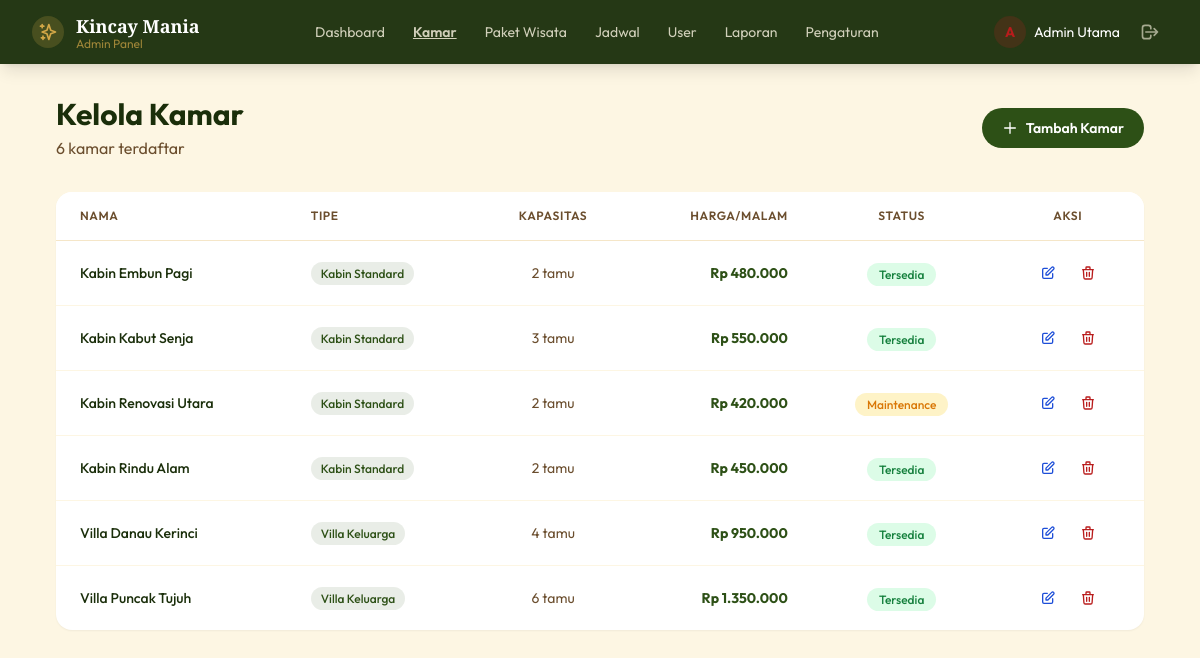
Page /admin/kelola_kamar.php (signed in) on the committed database.
### tables this page shows
CREATE TABLE kamar (
  id INT AUTO_INCREMENT PRIMARY KEY,
  nama VARCHAR(150) NOT NULL,
  tipe VARCHAR(100),
  kapasitas INT NOT NULL,
  harga_per_malam DECIMAL(12,2) NOT NULL,
  deskripsi TEXT,
  fasilitas TEXT NULL,
  foto VARCHAR(255),
  status_default ENUM('tersedia','maintenance','nonaktif') NOT NULL DEFAULT 'tersedia'
);

### config/database.php (called while the page is built, shortened)
<?php
function db(): PDO {
    static $pdo = null;
    if ($pdo === null) {
        $dsn = 'mysql:host=' . DB_HOST
             . ';dbname=' . DB_NAME
             . ';charset=' . DB_CHARSET;
        $options = [
            PDO::ATTR_ERRMODE            => PDO::ERRMODE_EXCEPTION,
            PDO::ATTR_DEFAULT_FETCH_MODE => PDO::FETCH_ASSOC,
            PDO::ATTR_EMULATE_PREPARES   => false,
        ];
        try {
            $pdo = new PDO($dsn, DB_USER, DB_PASS, $options);
        } catch (PDOException $e) {
            error_log('[DB Error] ' . $e->getMessage());
            http_response_code(503);
            die(<<<HTML
<!DOCTYPE html>
<html lang="id">
<head><meta charset="UTF-8"><title>Koneksi Database Gagal</title>
<style>body{font-family:sans-serif;display:flex;align-items:center;justify-content:center;min-height:100vh;background:#FDF6E3;margin:0;}
.box{text-align:center;padding:2rem;background:white;border-radius:1rem;box-shadow:0 4px 20px rgba(0,0,0,.1);max-width:400px;}
h1{color:#B91C1C;margin-bottom:.5rem;}p{color:#6B4E2E;}</style>
</head>
<body><div class="box">
<h1>⚠ Layanan Tidak Tersedia</h1>
<p>Tidak dapat terhubung ke database. Pastikan XAMPP (MySQL) sudah berjalan dan konfigurasi di <code>config/database.php</code> sudah benar.</p>
</div></body></html>
HTML);
        }
    }
    return $pdo;
}

### config/config.php (called while the page is built, shortened)
<?php
require_once __DIR__ . '/database.php';
function e($string) {
    return htmlspecialchars($string ?? '', ENT_QUOTES, 'UTF-8');
}
function format_rupiah($angka) {
    return 'Rp ' . number_format($angka, 0, ',', '.');
}

### admin/kelola_kamar.php (the view, shortened to what this page needs)
<?php
require_once __DIR__ . '/../config/config.php';
$stmt = db()->query('SELECT id, nama, tipe, kapasitas, harga_per_malam, status_default FROM kamar ORDER BY tipe, nama');
$kamarList = $stmt->fetchAll();
include __DIR__ . '/../includes/header.php';
include __DIR__ . '/../includes/navbar_admin.php';
?>
    <section class="pt-24 pb-16 bg-cream min-h-screen">
        <div class="max-w-6xl mx-auto px-4 sm:px-6 lg:px-8">
            <div class="flex justify-between items-center mb-8">
                <div><h1 class="font-sans text-3xl text-dark font-bold">Kelola Kamar</h1><p class="text-earth mt-1"><?= count($kamarList) ?> kamar terdaftar</p></div>
                <a href="<?= BASE_URL ?>/admin/kamar_form.php" class="px-5 py-2.5 bg-primary hover:bg-primary-light text-white font-semibold rounded-full transition-all hover:shadow-lg text-sm flex items-center gap-2">
                    <svg class="w-4 h-4" fill="none" stroke="currentColor" viewBox="0 0 24 24"><path stroke-linecap="round" stroke-linejoin="round" stroke-width="2" d="M12 4v16m8-8H4"/></svg> Tambah Kamar
                </a>
            </div>
            <div class="bg-white rounded-2xl shadow-sm overflow-hidden">
                <div class="overflow-x-auto">
                    <table class="w-full">
                        <thead><tr class="bg-white border-b border-cream-dark">
                            <th class="px-6 py-4 text-left text-xs font-semibold text-earth uppercase tracking-wider">Nama</th>
                            <th class="px-6 py-4 text-left text-xs font-semibold text-earth uppercase tracking-wider">Tipe</th>
                            <th class="px-6 py-4 text-center text-xs font-semibold text-earth uppercase tracking-wider">Kapasitas</th>
                            <th class="px-6 py-4 text-right text-xs font-semibold text-earth uppercase tracking-wider">Harga/Malam</th>
                            <th class="px-6 py-4 text-center text-xs font-semibold text-earth uppercase tracking-wider">Status</th>
                            <th class="px-6 py-4 text-center text-xs font-semibold text-earth uppercase tracking-wider">Aksi</th>
                        </tr></thead>
                        <tbody class="divide-y divide-cream">
                            <?php foreach ($kamarList as $k): ?>
                            <tr class="hover:bg-cream/30 transition-colors">
                                <td class="px-6 py-4 text-sm font-medium text-dark"><?= e($k['nama']) ?></td>
                                <td class="px-6 py-4 text-sm"><span class="px-2.5 py-1 bg-primary/10 text-primary text-xs font-medium rounded-full"><?= e($k['tipe']) ?></span></td>
                                <td class="px-6 py-4 text-sm text-center text-earth"><?= $k['kapasitas'] ?> tamu</td>
                                <td class="px-6 py-4 text-sm text-right font-bold text-primary"><?= format_rupiah($k['harga_per_malam']) ?></td>
                                <td class="px-6 py-4 text-center"><span class="px-3 py-1 <?= $k['status_default'] === 'tersedia' ? 'bg-success-light text-success' : ($k['status_default'] === 'maintenance' ? 'bg-warning-light text-warning' : 'bg-danger-light text-danger') ?> text-xs font-medium rounded-full"><?= ucfirst($k['status_default']) ?></span></td>
                                <td class="px-6 py-4 text-center">
                                    <div class="flex items-center justify-center gap-2">
                                        <a href="<?= BASE_URL ?>/admin/kamar_form.php?id=<?= $k['id'] ?>" class="p-2 text-info hover:bg-info/10 rounded-lg transition-colors" title="Edit"><svg class="w-4 h-4" fill="none" stroke="currentColor" viewBox="0 0 24 24"><path stroke-linecap="round" stroke-linejoin="round" stroke-width="2" d="M11 5H6a2 2 0 00-2 2v11a2 2 0 002 2h11a2 2 0 002-2v-5m-1.414-9.414a2 2 0 112.828 2.828L11.828 15H9v-2.828l8.586-8.586z"/></svg></a>
                                        <form method="POST" action="<?= BASE_URL ?>/admin/kelola_kamar.php" class="inline"><input type="hidden" name="kamar_id" value="<?= $k['id'] ?>"><?= csrf_field() ?><button type="submit" name="hapus_kamar" class="p-2 text-danger hover:bg-danger/10 rounded-lg transition-colors" title="Hapus" onclick="return confirm('Yakin hapus kamar <?= e($k['nama']) ?>?')"><svg class="w-4 h-4" fill="none" stroke="currentColor" viewBox="0 0 24 24"><path stroke-linecap="round" stroke-linejoin="round" stroke-width="2" d="M19 7l-.867 12.142A2 2 0 0116.138 21H7.862a2 2 0 01-1.995-1.858L5 7m5 4v6m4-6v6m1-10V4a1 1 0 00-1-1h-4a1 1 0 00-1 1v3M4 7h16"/></svg></button></form>
                                    </div>
                                </td>
                            </tr>
                            <?php endforeach; ?>
                        </tbody>
                    </table>
                </div>
            </div>
        </div>
    </section>
<?php include __DIR__ . '/../includes/footer.php'; ?>

### rows in the picture
kamar: nama "Kabin Embun Pagi", tipe "Kabin Standard", kapasitas "2", harga_per_malam "Rp 480.000", status_default "Tersedia"
kamar: nama "Kabin Kabut Senja", tipe "Kabin Standard", kapasitas "3", harga_per_malam "Rp 550.000", status_default "Tersedia"
kamar: nama "Kabin Renovasi Utara", tipe "Kabin Standard", kapasitas "2", harga_per_malam "Rp 420.000", status_default "Maintenance"
kamar: nama "Kabin Rindu Alam", tipe "Kabin Standard", kapasitas "2", harga_per_malam "Rp 450.000", status_default "Tersedia"
kamar: nama "Villa Danau Kerinci", tipe "Villa Keluarga", kapasitas "4", harga_per_malam "Rp 950.000", status_default "Tersedia"
kamar: nama "Villa Puncak Tujuh", tipe "Villa Keluarga", kapasitas "6", harga_per_malam "Rp 1.350.000", status_default "Tersedia"

### other values in the picture
substr($_SESSION['nama'] ?? 'A', 0, 1) "A"
$_SESSION['nama'] "Admin Utama"
count($kamarList) "6"
